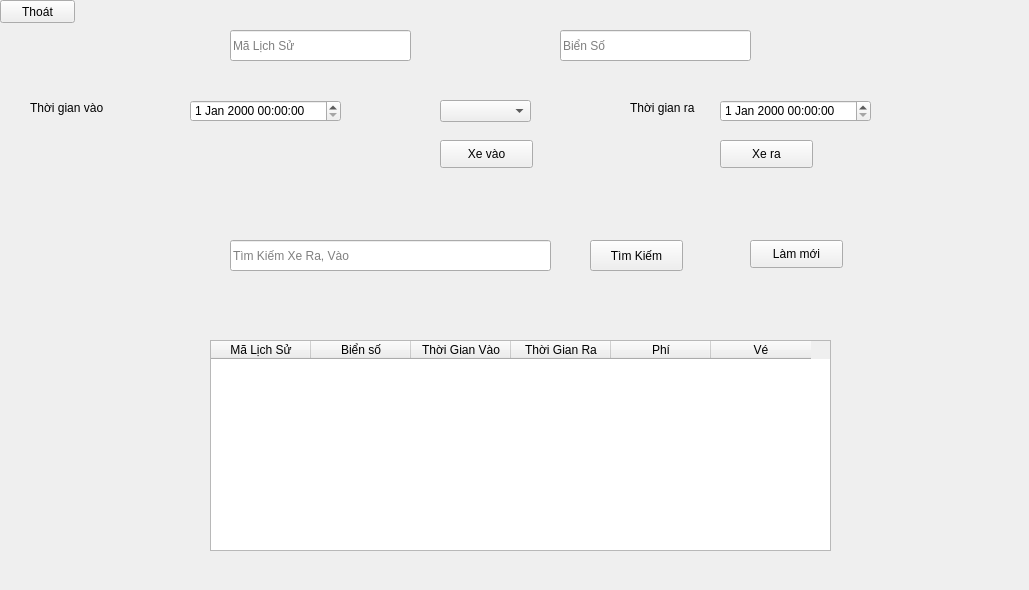
<?xml version="1.0" encoding="UTF-8"?>
<ui version="4.0">
 <class>DangKiVe</class>
 <widget class="QWidget" name="DangKiVe">
  <property name="geometry">
   <rect>
    <x>0</x>
    <y>0</y>
    <width>1029</width>
    <height>590</height>
   </rect>
  </property>
  <property name="windowTitle">
   <string>Form</string>
  </property>
  <widget class="QTableWidget" name="tblLichSuVaoRa">
   <property name="geometry">
    <rect>
     <x>210</x>
     <y>340</y>
     <width>621</width>
     <height>211</height>
    </rect>
   </property>
   <column>
    <property name="text">
     <string>Mã Lịch Sử</string>
    </property>
   </column>
   <column>
    <property name="text">
     <string>Biển số</string>
    </property>
   </column>
   <column>
    <property name="text">
     <string>Thời Gian Vào</string>
    </property>
   </column>
   <column>
    <property name="text">
     <string>Thời Gian Ra</string>
    </property>
   </column>
   <column>
    <property name="text">
     <string>Phí</string>
    </property>
   </column>
   <column>
    <property name="text">
     <string>Vé</string>
    </property>
   </column>
  </widget>
  <widget class="QLabel" name="label_2">
   <property name="geometry">
    <rect>
     <x>30</x>
     <y>100</y>
     <width>81</width>
     <height>16</height>
    </rect>
   </property>
   <property name="text">
    <string>Thời gian vào</string>
   </property>
  </widget>
  <widget class="QLabel" name="label_3">
   <property name="geometry">
    <rect>
     <x>630</x>
     <y>100</y>
     <width>91</width>
     <height>16</height>
    </rect>
   </property>
   <property name="text">
    <string>Thời gian ra</string>
   </property>
  </widget>
  <widget class="QLineEdit" name="txtBienSo">
   <property name="geometry">
    <rect>
     <x>560</x>
     <y>30</y>
     <width>191</width>
     <height>31</height>
    </rect>
   </property>
   <property name="placeholderText">
    <string>Biển Số</string>
   </property>
  </widget>
  <widget class="QPushButton" name="btnXeVao">
   <property name="geometry">
    <rect>
     <x>440</x>
     <y>140</y>
     <width>93</width>
     <height>28</height>
    </rect>
   </property>
   <property name="text">
    <string>Xe vào</string>
   </property>
  </widget>
  <widget class="QPushButton" name="btnLamMoi">
   <property name="geometry">
    <rect>
     <x>750</x>
     <y>240</y>
     <width>93</width>
     <height>28</height>
    </rect>
   </property>
   <property name="text">
    <string>Làm mới</string>
   </property>
  </widget>
  <widget class="QPushButton" name="btnXeRa">
   <property name="geometry">
    <rect>
     <x>720</x>
     <y>140</y>
     <width>93</width>
     <height>28</height>
    </rect>
   </property>
   <property name="text">
    <string>Xe ra</string>
   </property>
  </widget>
  <widget class="QLineEdit" name="txtMaVaoRa">
   <property name="geometry">
    <rect>
     <x>230</x>
     <y>30</y>
     <width>181</width>
     <height>31</height>
    </rect>
   </property>
   <property name="placeholderText">
    <string>Mã Lịch Sử</string>
   </property>
  </widget>
  <widget class="QComboBox" name="cmbLoaiVe">
   <property name="geometry">
    <rect>
     <x>440</x>
     <y>100</y>
     <width>91</width>
     <height>22</height>
    </rect>
   </property>
  </widget>
  <widget class="QPushButton" name="btnThoat">
   <property name="geometry">
    <rect>
     <x>0</x>
     <y>0</y>
     <width>75</width>
     <height>23</height>
    </rect>
   </property>
   <property name="text">
    <string>Thoát</string>
   </property>
  </widget>
  <widget class="QDateTimeEdit" name="dtThoiGianVao">
   <property name="geometry">
    <rect>
     <x>190</x>
     <y>100</y>
     <width>151</width>
     <height>22</height>
    </rect>
   </property>
  </widget>
  <widget class="QDateTimeEdit" name="dtThoiGianRa">
   <property name="geometry">
    <rect>
     <x>720</x>
     <y>100</y>
     <width>151</width>
     <height>22</height>
    </rect>
   </property>
  </widget>
  <widget class="QLineEdit" name="txtTuKhoa">
   <property name="geometry">
    <rect>
     <x>230</x>
     <y>240</y>
     <width>321</width>
     <height>31</height>
    </rect>
   </property>
   <property name="placeholderText">
    <string>Tìm Kiếm Xe Ra, Vào</string>
   </property>
  </widget>
  <widget class="QPushButton" name="btnTimKiem">
   <property name="geometry">
    <rect>
     <x>590</x>
     <y>240</y>
     <width>93</width>
     <height>31</height>
    </rect>
   </property>
   <property name="text">
    <string>Tìm Kiếm</string>
   </property>
  </widget>
 </widget>
 <resources/>
 <connections/>
</ui>
